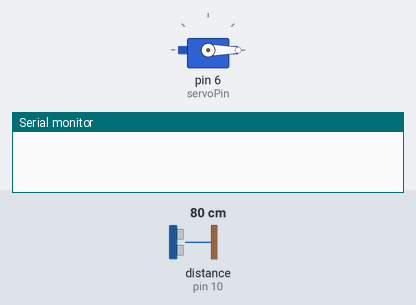
The sketch below on a simulated Arduino Uno, built with avr-gcc and run on an emulated ATmega328P. On the bench: servo, the last lines printed to the serial monitor. Wiring (from diagram.json): ultrasonic range finder: trigger pin 9; echo pin 10. The inputs (shaded band) are chosen by the test bench; at power-on: distance to the obstacle (sensor on pin 10) 80 cm. The echo pulse lasts 58.3 µs per cm.

Above: at 0.01 s.
1.3 s: distance to the obstacle (sensor on pin 10) set to 60 cm
At 2.4 s:
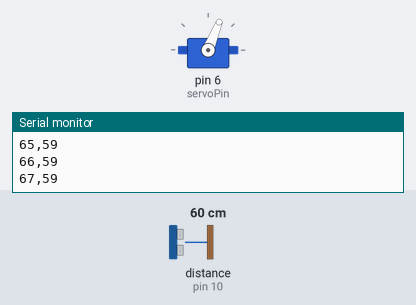
4.3 s: distance to the obstacle (sensor on pin 10) set to 183 cm
At 4.5 s:
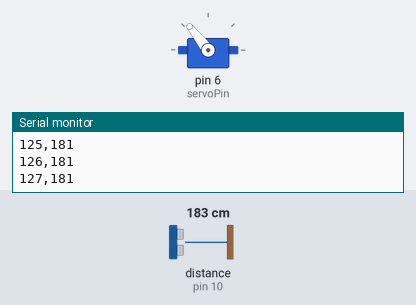
7.3 s: distance to the obstacle (sensor on pin 10) set to 2 cm
At 18.03 s:
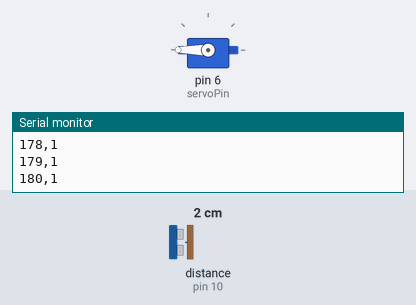
Timing chart, 0 to 19.3 s (numbered marks = the images above; inputs shaded):
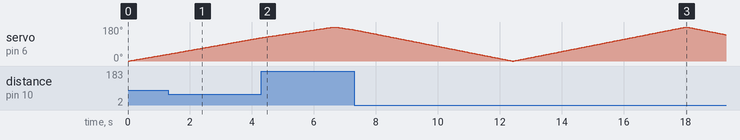

The sketch:

sketch.ino
```cpp
#include <Servo.h>

// Pin definitions
const int trigPin = 9;
const int echoPin = 10;
const int servoPin = 6;

Servo radarServo;   // create a Servo object to control our servo

// Function to measure distance using the HC-SR04
long readDistanceCM() {
  // Send a short pulse on trigPin to trigger the sensor
  digitalWrite(trigPin, LOW);
  delayMicroseconds(2);
  digitalWrite(trigPin, HIGH);
  delayMicroseconds(10);
  digitalWrite(trigPin, LOW);

  // Measure how long the echo pulse lasts (in microseconds)
  long duration = pulseIn(echoPin, HIGH);

  // Convert time to distance: speed of sound = 0.034 cm/microsecond
  // Divide by 2 because the sound travels there AND back
  long distance = duration * 0.034 / 2;

  return distance;
}

void setup() {
  Serial.begin(9600);          // start serial communication so we can see readings
  pinMode(trigPin, OUTPUT);    // Trig sends signals OUT
  pinMode(echoPin, INPUT);     // Echo receives signals IN
  radarServo.attach(servoPin); // tell the servo object which pin to control
}

void loop() {
  // Sweep from 0 to 180 degrees
  for (int angle = 0; angle <= 180; angle++) {
    radarServo.write(angle);          // move servo to this angle
    delay(30);                        // give it time to physically move
    long distance = readDistanceCM(); // take a reading at this angle

    Serial.print(angle);
    Serial.print(",");
    Serial.println(distance);         // print "angle,distance"
  }

  // Sweep back from 180 to 0 degrees
  for (int angle = 180; angle >= 0; angle--) {
    radarServo.write(angle);
    delay(30);
    long distance = readDistanceCM();

    Serial.print(angle);
    Serial.print(",");
    Serial.println(distance);
  }
}
```
